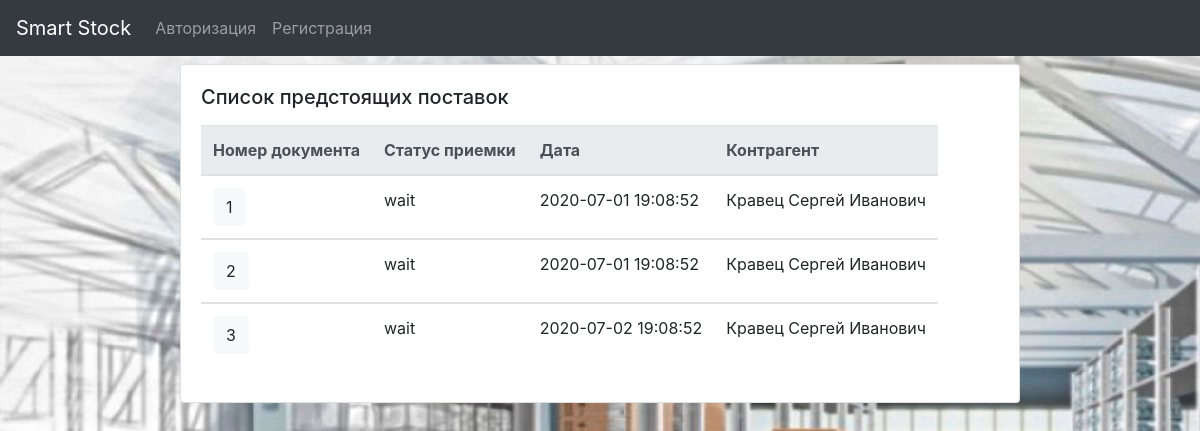
The app's page /getOrders.php with its own data.
### tables this page shows
CREATE TABLE `get_products` (
  `newid` int(10) UNSIGNED NOT NULL,
  `order_id` int(11) NOT NULL,
  `status` varchar(20) NOT NULL,
  `product_id` int(11) NOT NULL,
  `name` varchar(255) NOT NULL,
  `size` varchar(1) NOT NULL,
  `prod_count` int(11) NOT NULL,
  `date` datetime NOT NULL,
  `manag_name` varchar(50) NOT NULL,
  `info` text NOT NULL
);

### modules/getOrdersList.php (the view, shortened to what this page needs)
<?php
	include $_SERVER['DOCUMENT_ROOT'] . '/configs/db.php';
$sql = "SELECT * FROM get_products WHERE status='wait'";
if( !($result = $connect->query($sql) ) ){
	var_dump("Ошибка исполнения запроса в БД (getOrderList 1)");
	die();
}
$dontRepeat = 0;
	while ($products = mysqli_fetch_assoc($result)) {
		if($dontRepeat != $products['order_id']){
			echo "<tbody>";
			    echo "<tr>";
					echo "<td><a class='btn btn-light' href='http://smart-stock.local/getProducts.php?orderId=" . $products['order_id']	 . "'>" . $products['order_id'] . "</a></td>";
					echo "<td>" . $products['status'] . "</td>";
				    echo "<td>" . $products['date'] . "</td>";
				    echo "<td>" . $products['manag_name'] . "</td>";
				echo "</tr>";
			echo "</tbody>";
		}
		$dontRepeat = $products['order_id'];
	}
?>

### blockSite/header.php (shortened to what this page needs)
<!DOCTYPE html>
<html>
<head>
  <link rel="stylesheet" href="/assets/css/bootstrap.min.css">
  <link rel="stylesheet" href="/assets/css/my.css">
</head>
<body>
  <nav class="navbar navbar-expand-lg navbar-dark bg-dark">
  <a class="navbar-brand" href="/">Smart Stock</a>
  <div class="collapse navbar-collapse" id="navbarSupportedContent">
    <ul class="navbar-nav mr-auto">
      <?php
      if(isset($_COOKIE["user_id"])) {
        $sql = "SELECT * FROM users WHERE id=" . $_COOKIE["user_id"];
        $result = mysqli_query($connect, $sql);
        $user = mysqli_fetch_assoc($result);
        ?>
        <li class="nav-item my-lg-0">
          <a class="nav-link" href="/getOrders.php">Приход</a>
        </li>
        <li class="nav-item my-lg-0">
          <a class="nav-link" href="/stock.php">Наличие</a>
        </li>
        <li class="nav-item my-lg-0">
          <a class="nav-link" href="/waitCollectDoc.php">Отправка</a>
        </li>
        <?php
        if ($_COOKIE["user_id"]==1){
        ?>
        <li class="nav-item my-lg-0">
          <a class="nav-link" href="/create_orders.php">Создание прихода</a>
        </li>
        <li class="nav-item my-lg-0">
          <a class="nav-link" href="/settings.php">Настройки</a>
        </li>
        <?php
        }
        ?>
    </ul>
    <ul class="navbar-nav">
      <li class="nav-item dropdown">
        <a class="nav-link dropdown-toggle" href="#" id="navbarDropdown" role="button" data-toggle="dropdown" aria-haspopup="true" aria-expanded="false"><?php echo $user["lastname"]; ?></a>
        <div class="dropdown-menu" aria-labelledby="navbarDropdown">
          <a class="dropdown-item" href="/modules/exit.php">Выйти</a>
        </div>
      </li>
    </ul>
        <?php
      } else {
        ?>
        <li class="nav-item my-lg-0">
          <a class="nav-link" href="#exampleModal" data-toggle="modal">Авторизация</a>
        </li>
        <li class="nav-item my-lg-0">
          <a class="nav-link" href="#exampleModalRegistration" data-toggle="modal">Регистрация</a>
        </li>
    </ul>
        <?php
      }
      ?>
  </div>
</nav>

### getOrders.php
<?php
include $_SERVER['DOCUMENT_ROOT'] . '/configs/db.php';
include 'blockSite/header.php';
?>
<div class="card mx-auto mt-2" style="width: 70%;">
	<div class="card-body">
		<h5 class="card-title">Список предстоящих поставок</h5>
		<p class="card-text">
			<table class="table table-responsive">
				<thead class="thead-light">
					<tr>
						<th scope="col">Номер документа</th>
						<th scope="col">Статус приемки</th>
						<th scope="col">Дата</th>
						<th scope="col">Контрагент</th>
					</tr>
				</thead>
				<?php
				include "modules/getOrdersList.php";
				?>
			</table>
		</p>
	</div>
</div>
<?php
include 'blockSite/footer.php';
?>

### blockSite/footer.php (shortened to what this page needs)
</body>
</html>

### assets/css/my.css (style rules this page uses)
body { background-image: url(../img/455bd824f6049c327f1fc038ec66642a-1240x620.jpg); width: 100%; height: 100%; }

### records on screen
get_products: order "1", status "wait", date "2020-07-01 19:08:52", manag_name "Кравец Сергей Иванович"
get_products: order "2", status "wait", date "2020-07-01 19:08:52", manag_name "Кравец Сергей Иванович"
get_products: order "3", status "wait", date "2020-07-02 19:08:52", manag_name "Кравец Сергей Иванович"
